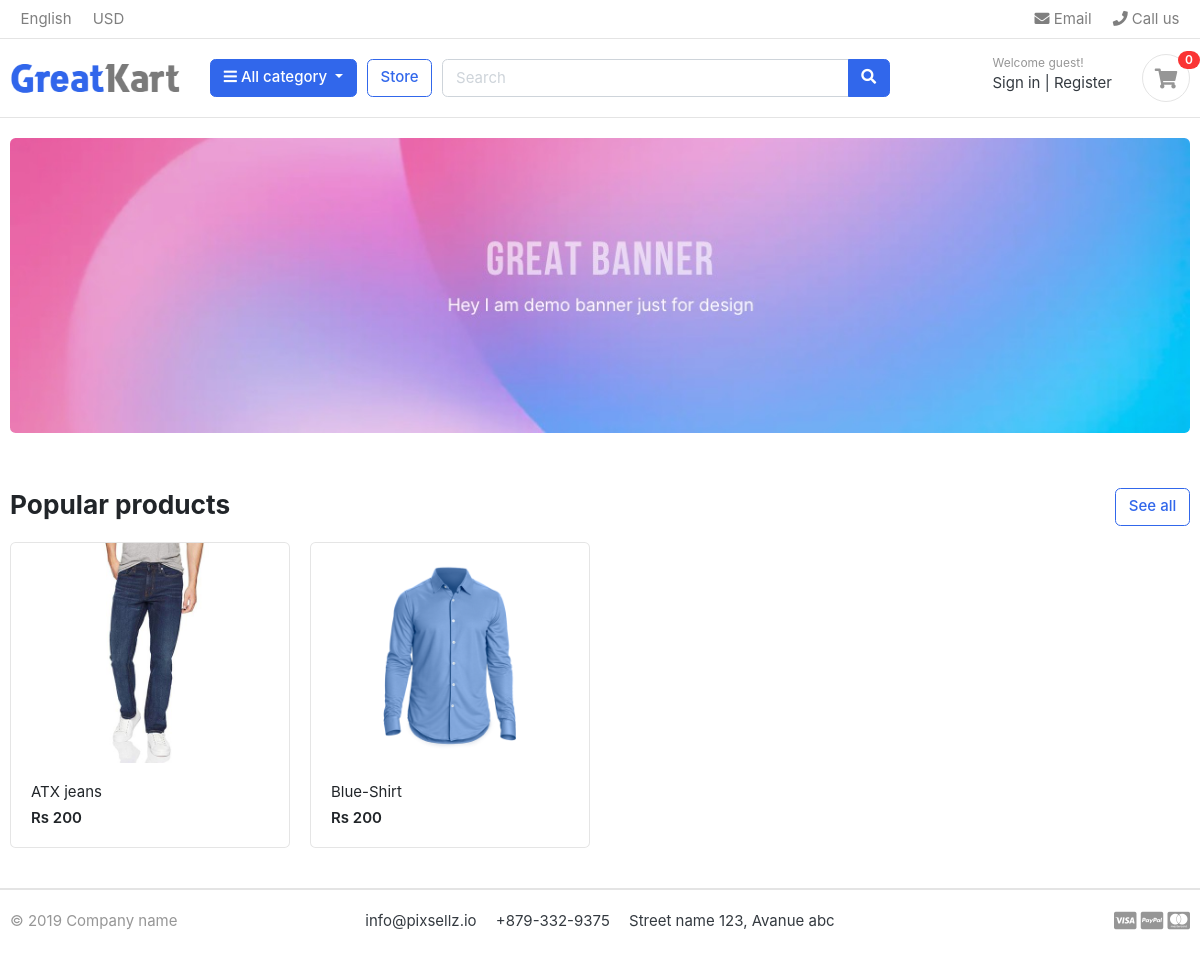
The page / on the database its author committed.
### store/models.py (models this page shows, shortened)
class Product(models.Model):
    product_name=models.CharField(max_length=200,unique=True)
    slug=models.SlugField(max_length=200,unique=True)
    description=models.TextField(max_length=500,blank=True)
    price=models.IntegerField()
    images=models.ImageField(upload_to='photos/products')
    stock=models.IntegerField()
    is_available=models.BooleanField(default=True)
    category=models.ForeignKey(Category,on_delete=models.CASCADE)
    created_date=models.DateTimeField(auto_now_add=True)
    modified_date=models.DateTimeField(auto_now=True)
    def get_url(self):
        return reverse('product_detail',args=[self.category.slug,self.slug])

### greatkart/views.py (the view)
# urls.py: 2. Add a URL to urlpatterns:  path('', views.home, name='home')
def home(request):
    products=Product.objects.all().filter(is_available=True)
    context={
        'products':products,
    }
    return render(request,'home.html',context)

### carts/context_processors.py (called while the page is built)
def counter(request):
    cart_count=0
    if 'admin' in request.path:
        return{}
    else:
        try:
            cart=Cart.objects.filter(cart_id=_cart_id(request))
            cart_items=CartItem.objects.all().filter(cart=cart[:1])
            for cart_item in cart_items:
                cart_count+=cart_item.quantity
        except Cart.DoesNotExist:
            cart_count=0
    return dict(cart_count=cart_count)

### carts/views.py (called while the page is built)
def _cart_id(request):
    cart=request.session.session_key
    if not cart:
        cart=request.session.create()
    return cart

### category/context_processors.py (called while the page is built)
def menu_links(request):
    links=Category.objects.all()
    return dict(links=links)

### category/models.py (called while the page is built)
    def get_url(self):
            return reverse('products_by_category',args=[self.slug])

### templates/home.html
{% extends 'base.html' %}
{% load static %}
{% block content %}
<section class="section-intro padding-y-sm">
<div class="container">
<div class="intro-banner-wrap">
	<img src="{% static 'images/banners/1.jpg' %}" class="img-fluid rounded">
</div>
</div>
</section>
<section class="section-name padding-y-sm">
<div class="container">
<header class="section-heading">
	<a href="{% url 'store' %}" class="btn btn-outline-primary float-right">See all</a>
	<h3 class="section-title">Popular products</h3>
</header>
<div class="row">
	{% for product in products %}
	<div class="col-md-3">
		<div class="card card-product-grid">
			<a href="{{ product.get_url }}" class="img-wrap"> <img src="{{ product.images.url }}"> </a>
			<figcaption class="info-wrap">
				<a href="{{ product.get_url }}" class="title">{{ product.product_name }}</a>
				<div class="price mt-1">Rs {{ product.price }}</div>
			</figcaption>
		</div>
	</div>
	{% endfor %}
</div>
</div>
</section>
</body>
</html>
{% endblock %}

### static/css/ui.css (style rules this page uses)
html { font-family: "Inter", sans-serif; font-size: 15px; }
.img-wrap { text-align: center; display: block; }
.img-wrap img { max-width: 100%; }
.padding-y-sm { padding-top: 20px; padding-bottom: 20px; }
.section-heading { margin-bottom: 20px; margin-top: 15px; }
.section-title { color: #212529; }
[class*=card-product] a.title { color: #212529; display: block; }
[class*=card-product] .img-wrap { overflow: hidden; position: relative; }
[class*=card-product] .img-wrap img { height: 100%; max-width: 100%; width: auto; display: inline-block; -o-object-fit: cover; object-fit: cover; }
.card-product-grid { margin-bottom: 20px; }
.card-product-grid .img-wrap { border-radius: 0.2rem 0.2rem 0 0; height: 220px; }
.card-product-grid .info-wrap { overflow: hidden; padding: 18px 20px; }
.card .img-wrap { overflow: hidden; }
.price { font-weight: 600; color: #212529; }

### rows shown on the page
Product: images (picture), product_name "ATX jeans", price "200"
Product: images (picture), product_name "Blue-Shirt", price "200"

### other values the page prints
{{ cart_count }} "0"
